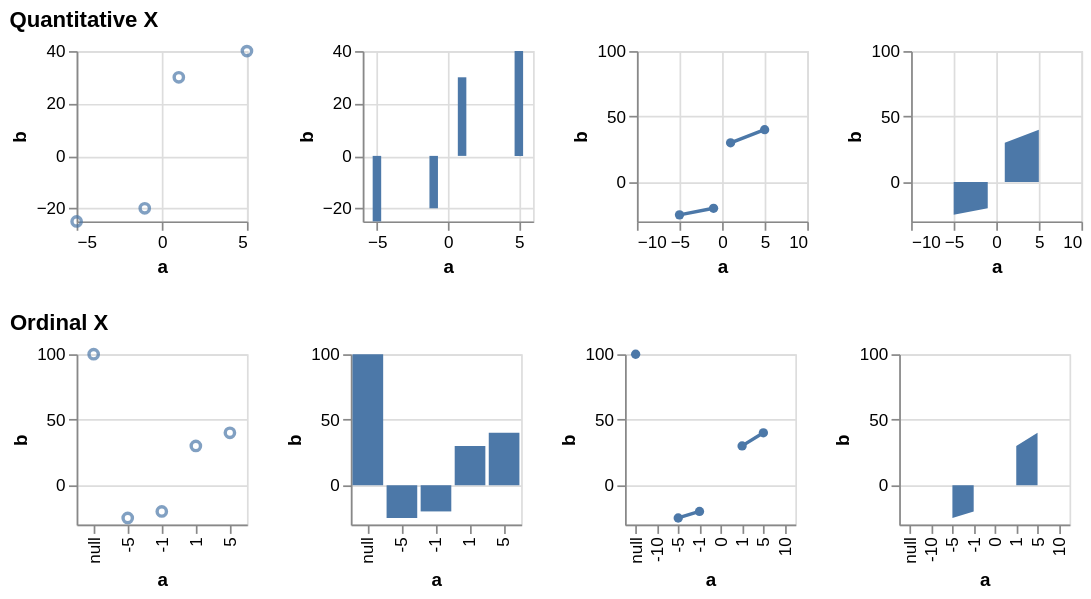

Vega-Lite specification for this chart:
### Vega specification from a JSON file in a GitHub repository (floating-point values rounded to 4 significant figures)
{"$schema": "https://vega.github.io/schema/vega/v5.json", "description": "Testing invalid", "background": "white", "padding": 5, "data": [{"name": "source_0", "values": [{"a": null, "b": 100}, {"a": -10, "b": null}, {"a": -5, "b": -25}, {"a": -1, "b": -20}, {"a": 0, "b": null}, {"a": 1, "b": 30}, {"a": 5, "b": 40}, {"a": 10, "b": null}]}, {"name": "data_0", "source": "source_0", "transform": [{"type": "formula", "expr": "toNumber(datum[\"a\"])", "as": "a"}]}, {"name": "data_2", "source": "data_0", "transform": [{"type": "filter", "expr": "isValid(datum[\"a\"]) && isFinite(+datum[\"a\"]) && isValid(datum[\"b\"]) && isFinite(+datum[\"b\"])"}]}, {"name": "data_3", "source": "data_0", "transform": [{"type": "stack", "groupby": ["a"], "field": "b", "sort": {"field": [], "order": []}, "as": ["b_start", "b_end"], "offset": "zero"}, {"type": "filter", "expr": "isValid(datum[\"a\"]) && isFinite(+datum[\"a\"]) && isValid(datum[\"b\"]) && isFinite(+datum[\"b\"])"}]}, {"name": "data_4", "source": "data_0", "transform": [{"type": "impute", "field": "b", "groupby": [], "key": "a", "method": "value", "value": 0}, {"type": "stack", "groupby": ["a"], "field": "b", "sort": {"field": [], "order": []}, "as": ["b_start", "b_end"], "offset": "zero"}]}, {"name": "data_5", "source": "data_0", "transform": [{"type": "filter", "expr": "isValid(datum[\"b\"]) && isFinite(+datum[\"b\"])"}]}, {"name": "data_6", "source": "data_0", "transform": [{"type": "stack", "groupby": ["a"], "field": "b", "sort": {"field": [], "order": []}, "as": ["b_start", "b_end"], "offset": "zero"}, {"type": "filter", "expr": "isValid(datum[\"b\"]) && isFinite(+datum[\"b\"])"}]}, {"name": "data_7", "source": "data_0", "transform": [{"type": "impute", "field": "b", "groupby": [], "key": "a", "method": "value", "value": 0}, {"type": "stack", "groupby": ["a"], "field": "b", "sort": {"field": [], "order": []}, "as": ["b_start", "b_end"], "offset": "zero"}]}], "signals": [{"name": "childHeight", "value": 100}, {"name": "concat_0_childWidth", "value": 100}, {"name": "concat_1_childWidth", "value": 100}], "layout": {"padding": 20, "columns": 1, "bounds": "full", "align": "each"}, "marks": [{"type": "group", "name": "concat_0_group", "title": {"text": "Quantitative X", "anchor": "start"}, "layout": {"padding": 20, "bounds": "full", "align": "each"}, "marks": [{"type": "group", "name": "concat_0_concat_0_group", "style": "cell", "encode": {"update": {"width": {"signal": "concat_0_childWidth"}, "height": {"signal": "childHeight"}}}, "marks": [{"name": "concat_0_concat_0_marks", "type": "symbol", "style": ["point"], "from": {"data": "data_2"}, "encode": {"update": {"opacity": {"value": 0.7}, "fill": {"value": "transparent"}, "stroke": {"value": "#4c78a8"}, "tooltip": {"signal": "{\"a\": format(datum[\"a\"], \"\"), \"b\": format(datum[\"b\"], \"\")}"}, "ariaRoleDescription": {"value": "point"}, "description": {"signal": "\"a: \" + (format(datum[\"a\"], \"\")) + \"; b: \" + (format(datum[\"b\"], \"\"))"}, "x": {"scale": "concat_0_concat_0_x", "field": "a"}, "y": {"scale": "concat_0_concat_0_y", "field": "b"}}}}], "axes": [{"scale": "concat_0_concat_0_x", "orient": "bottom", "gridScale": "concat_0_concat_0_y", "grid": true, "tickCount": {"signal": "ceil(concat_0_childWidth/40)"}, "domain": false, "labels": false, "aria": false, "maxExtent": 0, "minExtent": 0, "ticks": false, "zindex": 0}, {"scale": "concat_0_concat_0_y", "orient": "left", "gridScale": "concat_0_concat_0_x", "grid": true, "tickCount": {"signal": "ceil(childHeight/40)"}, "domain": false, "labels": false, "aria": false, "maxExtent": 0, "minExtent": 0, "ticks": false, "zindex": 0}, {"scale": "concat_0_concat_0_x", "orient": "bottom", "grid": false, "title": "a", "labelFlush": true, "labelOverlap": true, "tickCount": {"signal": "ceil(concat_0_childWidth/40)"}, "zindex": 0}, {"scale": "concat_0_concat_0_y", "orient": "left", "grid": false, "title": "b", "labelOverlap": true, "tickCount": {"signal": "ceil(childHeight/40)"}, "zindex": 0}]}, {"type": "group", "name": "concat_0_concat_1_group", "style": "cell", "encode": {"update": {"width": {"signal": "concat_0_childWidth"}, "height": {"signal": "childHeight"}}}, "marks": [{"name": "concat_0_concat_1_marks", "type": "rect", "style": ["bar"], "from": {"data": "data_3"}, "encode": {"update": {"fill": {"value": "#4c78a8"}, "tooltip": {"signal": "{\"a\": format(datum[\"a\"], \"\"), \"b\": format(datum[\"b\"], \"\")}"}, "ariaRoleDescription": {"value": "bar"}, "description": {"signal": "\"a: \" + (format(datum[\"a\"], \"\")) + \"; b: \" + (format(datum[\"b\"], \"\"))"}, "xc": {"scale": "concat_0_concat_1_x", "field": "a"}, "width": {"value": 5}, "y": {"scale": "concat_0_concat_1_y", "field": "b_end"}, "y2": {"scale": "concat_0_concat_1_y", "field": "b_start"}}}}], "axes": [{"scale": "concat_0_concat_1_x", "orient": "bottom", "gridScale": "concat_0_concat_1_y", "grid": true, "tickCount": {"signal": "ceil(concat_0_childWidth/40)"}, "domain": false, "labels": false, "aria": false, "maxExtent": 0, "minExtent": 0, "ticks": false, "zindex": 0}, {"scale": "concat_0_concat_1_y", "orient": "left", "gridScale": "concat_0_concat_1_x", "grid": true, "tickCount": {"signal": "ceil(childHeight/40)"}, "domain": false, "labels": false, "aria": false, "maxExtent": 0, "minExtent": 0, "ticks": false, "zindex": 0}, {"scale": "concat_0_concat_1_x", "orient": "bottom", "grid": false, "title": "a", "labelFlush": true, "labelOverlap": true, "tickCount": {"signal": "ceil(concat_0_childWidth/40)"}, "zindex": 0}, {"scale": "concat_0_concat_1_y", "orient": "left", "grid": false, "title": "b", "labelOverlap": true, "tickCount": {"signal": "ceil(childHeight/40)"}, "zindex": 0}]}, {"type": "group", "name": "concat_0_concat_2_group", "style": "cell", "encode": {"update": {"width": {"signal": "concat_0_childWidth"}, "height": {"signal": "childHeight"}}}, "marks": [{"name": "concat_0_concat_2_layer_0_marks", "type": "line", "style": ["line"], "sort": {"field": "datum[\"a\"]"}, "from": {"data": "data_0"}, "encode": {"update": {"stroke": {"value": "#4c78a8"}, "tooltip": {"signal": "{\"a\": format(datum[\"a\"], \"\"), \"b\": format(datum[\"b\"], \"\")}"}, "description": {"signal": "\"a: \" + (format(datum[\"a\"], \"\")) + \"; b: \" + (format(datum[\"b\"], \"\"))"}, "x": {"scale": "concat_0_concat_2_x", "field": "a"}, "y": {"scale": "concat_0_concat_2_y", "field": "b"}, "defined": {"signal": "isValid(datum[\"a\"]) && isFinite(+datum[\"a\"]) && isValid(datum[\"b\"]) && isFinite(+datum[\"b\"])"}}}}, {"name": "concat_0_concat_2_layer_1_marks", "type": "symbol", "style": ["point"], "from": {"data": "data_2"}, "encode": {"update": {"opacity": {"value": 1}, "fill": {"value": "#4c78a8"}, "tooltip": {"signal": "{\"a\": format(datum[\"a\"], \"\"), \"b\": format(datum[\"b\"], \"\")}"}, "ariaRoleDescription": {"value": "point"}, "description": {"signal": "\"a: \" + (format(datum[\"a\"], \"\")) + \"; b: \" + (format(datum[\"b\"], \"\"))"}, "x": {"scale": "concat_0_concat_2_x", "field": "a"}, "y": {"scale": "concat_0_concat_2_y", "field": "b"}}}}], "axes": [{"scale": "concat_0_concat_2_x", "orient": "bottom", "gridScale": "concat_0_concat_2_y", "grid": true, "tickCount": {"signal": "ceil(concat_0_childWidth/40)"}, "domain": false, "labels": false, "aria": false, "maxExtent": 0, "minExtent": 0, "ticks": false, "zindex": 0}, {"scale": "concat_0_concat_2_y", "orient": "left", "gridScale": "concat_0_concat_2_x", "grid": true, "tickCount": {"signal": "ceil(childHeight/40)"}, "domain": false, "labels": false, "aria": false, "maxExtent": 0, "minExtent": 0, "ticks": false, "zindex": 0}, {"scale": "concat_0_concat_2_x", "orient": "bottom", "grid": false, "title": "a", "labelFlush": true, "labelOverlap": true, "tickCount": {"signal": "ceil(concat_0_childWidth/40)"}, "zindex": 0}, {"scale": "concat_0_concat_2_y", "orient": "left", "grid": false, "title": "b", "labelOverlap": true, "tickCount": {"signal": "ceil(childHeight/40)"}, "zindex": 0}]}, {"type": "group", "name": "concat_0_concat_3_group", "style": "cell", "encode": {"update": {"width": {"signal": "concat_0_childWidth"}, "height": {"signal": "childHeight"}}}, "marks": [{"name": "concat_0_concat_3_marks", "type": "area", "style": ["area"], "sort": {"field": "datum[\"a\"]"}, "from": {"data": "data_4"}, "encode": {"update": {"orient": {"value": "vertical"}, "fill": {"value": "#4c78a8"}, "tooltip": {"signal": "{\"a\": format(datum[\"a\"], \"\"), \"b\": format(datum[\"b\"], \"\")}"}, "description": {"signal": "\"a: \" + (format(datum[\"a\"], \"\")) + \"; b: \" + (format(datum[\"b\"], \"\"))"}, "x": {"scale": "concat_0_concat_3_x", "field": "a"}, "y": {"scale": "concat_0_concat_3_y", "field": "b_end"}, "y2": {"scale": "concat_0_concat_3_y", "field": "b_start"}, "defined": {"signal": "isValid(datum[\"a\"]) && isFinite(+datum[\"a\"]) && isValid(datum[\"b\"]) && isFinite(+datum[\"b\"])"}}}}], "axes": [{"scale": "concat_0_concat_3_x", "orient": "bottom", "gridScale": "concat_0_concat_3_y", "grid": true, "tickCount": {"signal": "ceil(concat_0_childWidth/40)"}, "domain": false, "labels": false, "aria": false, "maxExtent": 0, "minExtent": 0, "ticks": false, "zindex": 0}, {"scale": "concat_0_concat_3_y", "orient": "left", "gridScale": "concat_0_concat_3_x", "grid": true, "tickCount": {"signal": "ceil(childHeight/40)"}, "domain": false, "labels": false, "aria": false, "maxExtent": 0, "minExtent": 0, "ticks": false, "zindex": 0}, {"scale": "concat_0_concat_3_x", "orient": "bottom", "grid": false, "title": "a", "labelFlush": true, "labelOverlap": true, "tickCount": {"signal": "ceil(concat_0_childWidth/40)"}, "zindex": 0}, {"scale": "concat_0_concat_3_y", "orient": "left", "grid": false, "title": "b", "labelOverlap": true, "tickCount": {"signal": "ceil(childHeight/40)"}, "zindex": 0}]}]}, {"type": "group", "name": "concat_1_group", "title": {"text": "Ordinal X", "anchor": "start"}, "layout": {"padding": 20, "bounds": "full", "align": "each"}, "marks": [{"type": "group", "name": "concat_1_concat_0_group", "style": "cell", "encode": {"update": {"width": {"signal": "concat_1_childWidth"}, "height": {"signal": "childHeight"}}}, "marks": [{"name": "concat_1_concat_0_marks", "type": "symbol", "style": ["point"], "from": {"data": "data_5"}, "encode": {"update": {"opacity": {"value": 0.7}, "fill": {"value": "transparent"}, "stroke": {"value": "#4c78a8"}, "tooltip": {"signal": "{\"a\": isValid(datum[\"a\"]) ? datum[\"a\"] : \"\"+datum[\"a\"], \"b\": format(datum[\"b\"], \"\")}"}, "ariaRoleDescription": {"value": "point"}, "description": {"signal": "\"a: \" + (isValid(datum[\"a\"]) ? datum[\"a\"] : \"\"+datum[\"a\"]) + \"; b: \" + (format(datum[\"b\"], \"\"))"}, "x": {"scale": "concat_1_concat_0_x", "field": "a"}, "y": {"scale": "concat_1_concat_0_y", "field": "b"}}}}], "axes": [{"scale": "concat_1_concat_0_y", "orient": "left", "gridScale": "concat_1_concat_0_x", "grid": true, "tickCount": {"signal": "ceil(childHeight/40)"}, "domain": false, "labels": false, "aria": false, "maxExtent": 0, "minExtent": 0, "ticks": false, "zindex": 0}, {"scale": "concat_1_concat_0_x", "orient": "bottom", "grid": false, "title": "a", "labelAlign": "right", "labelAngle": 270, "labelBaseline": "middle", "zindex": 0}, {"scale": "concat_1_concat_0_y", "orient": "left", "grid": false, "title": "b", "labelOverlap": true, "tickCount": {"signal": "ceil(childHeight/40)"}, "zindex": 0}]}, {"type": "group", "name": "concat_1_concat_1_group", "style": "cell", "encode": {"update": {"width": {"signal": "concat_1_childWidth"}, "height": {"signal": "childHeight"}}}, "marks": [{"name": "concat_1_concat_1_marks", "type": "rect", "style": ["bar"], "from": {"data": "data_6"}, "encode": {"update": {"fill": {"value": "#4c78a8"}, "tooltip": {"signal": "{\"a\": isValid(datum[\"a\"]) ? datum[\"a\"] : \"\"+datum[\"a\"], \"b\": format(datum[\"b\"], \"\")}"}, "ariaRoleDescription": {"value": "bar"}, "description": {"signal": "\"a: \" + (isValid(datum[\"a\"]) ? datum[\"a\"] : \"\"+datum[\"a\"]) + \"; b: \" + (format(datum[\"b\"], \"\"))"}, "x": {"scale": "concat_1_concat_1_x", "field": "a"}, "width": {"signal": "max(0.25, bandwidth('concat_1_concat_1_x'))"}, "y": {"scale": "concat_1_concat_1_y", "field": "b_end"}, "y2": {"scale": "concat_1_concat_1_y", "field": "b_start"}}}}], "axes": [{"scale": "concat_1_concat_1_y", "orient": "left", "gridScale": "concat_1_concat_1_x", "grid": true, "tickCount": {"signal": "ceil(childHeight/40)"}, "domain": false, "labels": false, "aria": false, "maxExtent": 0, "minExtent": 0, "ticks": false, "zindex": 0}, {"scale": "concat_1_concat_1_x", "orient": "bottom", "grid": false, "title": "a", "labelAlign": "right", "labelAngle": 270, "labelBaseline": "middle", "zindex": 0}, {"scale": "concat_1_concat_1_y", "orient": "left", "grid": false, "title": "b", "labelOverlap": true, "tickCount": {"signal": "ceil(childHeight/40)"}, "zindex": 0}]}, {"type": "group", "name": "concat_1_concat_2_group", "style": "cell", "encode": {"update": {"width": {"signal": "concat_1_childWidth"}, "height": {"signal": "childHeight"}}}, "marks": [{"name": "concat_1_concat_2_layer_0_marks", "type": "line", "style": ["line"], "sort": {"field": "datum[\"a\"]"}, "from": {"data": "data_0"}, "encode": {"update": {"stroke": {"value": "#4c78a8"}, "tooltip": {"signal": "{\"a\": isValid(datum[\"a\"]) ? datum[\"a\"] : \"\"+datum[\"a\"], \"b\": format(datum[\"b\"], \"\")}"}, "description": {"signal": "\"a: \" + (isValid(datum[\"a\"]) ? datum[\"a\"] : \"\"+datum[\"a\"]) + \"; b: \" + (format(datum[\"b\"], \"\"))"}, "x": {"scale": "concat_1_concat_2_x", "field": "a"}, "y": {"scale": "concat_1_concat_2_y", "field": "b"}, "defined": {"signal": "isValid(datum[\"b\"]) && isFinite(+datum[\"b\"])"}}}}, {"name": "concat_1_concat_2_layer_1_marks", "type": "symbol", "style": ["point"], "from": {"data": "data_5"}, "encode": {"update": {"opacity": {"value": 1}, "fill": {"value": "#4c78a8"}, "tooltip": {"signal": "{\"a\": isValid(datum[\"a\"]) ? datum[\"a\"] : \"\"+datum[\"a\"], \"b\": format(datum[\"b\"], \"\")}"}, "ariaRoleDescription": {"value": "point"}, "description": {"signal": "\"a: \" + (isValid(datum[\"a\"]) ? datum[\"a\"] : \"\"+datum[\"a\"]) + \"; b: \" + (format(datum[\"b\"], \"\"))"}, "x": {"scale": "concat_1_concat_2_x", "field": "a"}, "y": {"scale": "concat_1_concat_2_y", "field": "b"}}}}], "axes": [{"scale": "concat_1_concat_2_y", "orient": "left", "gridScale": "concat_1_concat_2_x", "grid": true, "tickCount": {"signal": "ceil(childHeight/40)"}, "domain": false, "labels": false, "aria": false, "maxExtent": 0, "minExtent": 0, "ticks": false, "zindex": 0}, {"scale": "concat_1_concat_2_x", "orient": "bottom", "grid": false, "title": "a", "labelAlign": "right", "labelAngle": 270, "labelBaseline": "middle", "zindex": 0}, {"scale": "concat_1_concat_2_y", "orient": "left", "grid": false, "title": "b", "labelOverlap": true, "tickCount": {"signal": "ceil(childHeight/40)"}, "zindex": 0}]}, {"type": "group", "name": "concat_1_concat_3_group", "style": "cell", "encode": {"update": {"width": {"signal": "concat_1_childWidth"}, "height": {"signal": "childHeight"}}}, "marks": [{"name": "concat_1_concat_3_marks", "type": "area", "style": ["area"], "sort": {"field": "datum[\"a\"]"}, "from": {"data": "data_7"}, "encode": {"update": {"orient": {"value": "vertical"}, "fill": {"value": "#4c78a8"}, "tooltip": {"signal": "{\"a\": isValid(datum[\"a\"]) ? datum[\"a\"] : \"\"+datum[\"a\"], \"b\": format(datum[\"b\"], \"\")}"}, "description": {"signal": "\"a: \" + (isValid(datum[\"a\"]) ? datum[\"a\"] : \"\"+datum[\"a\"]) + \"; b: \" + (format(datum[\"b\"], \"\"))"}, "x": {"scale": "concat_1_concat_3_x", "field": "a"}, "y": {"scale": "concat_1_concat_3_y", "field": "b_end"}, "y2": {"scale": "concat_1_concat_3_y", "field": "b_start"}, "defined": {"signal": "isValid(datum[\"b\"]) && isFinite(+datum[\"b\"])"}}}}], "axes": [{"scale": "concat_1_concat_3_y", "orient": "left", "gridScale": "concat_1_concat_3_x", "grid": true, "tickCount": {"signal": "ceil(childHeight/40)"}, "domain": false, "labels": false, "aria": false, "maxExtent": 0, "minExtent": 0, "ticks": false, "zindex": 0}, {"scale": "concat_1_concat_3_x", "orient": "bottom", "grid": false, "title": "a", "labelAlign": "right", "labelAngle": 270, "labelBaseline": "middle", "zindex": 0}, {"scale": "concat_1_concat_3_y", "orient": "left", "grid": false, "title": "b", "labelOverlap": true, "tickCount": {"signal": "ceil(childHeight/40)"}, "zindex": 0}]}]}], "scales": [{"name": "concat_0_concat_0_x", "type": "linear", "domain": {"data": "data_2", "field": "a"}, "range": [0, {"signal": "concat_0_childWidth"}], "nice": true, "zero": true}, {"name": "concat_0_concat_0_y", "type": "linear", "domain": {"data": "data_2", "field": "b"}, "range": [{"signal": "childHeight"}, 0], "nice": true, "zero": true}, {"name": "concat_0_concat_1_x", "type": "linear", "domain": {"data": "data_3", "field": "a"}, "range": [0, {"signal": "concat_0_childWidth"}], "nice": true, "zero": false, "padding": 5}, {"name": "concat_0_concat_1_y", "type": "linear", "domain": {"data": "data_3", "fields": ["b_start", "b_end"]}, "range": [{"signal": "childHeight"}, 0], "nice": true, "zero": true}, {"name": "concat_0_concat_2_x", "type": "linear", "domain": {"fields": [{"data": "data_0", "field": "a"}, {"data": "data_2", "field": "a"}]}, "range": [0, {"signal": "concat_0_childWidth"}], "nice": true, "zero": false}, {"name": "concat_0_concat_2_y", "type": "linear", "domain": {"fields": [{"data": "data_0", "field": "b"}, {"data": "data_2", "field": "b"}]}, "range": [{"signal": "childHeight"}, 0], "nice": true, "zero": true}, {"name": "concat_0_concat_3_x", "type": "linear", "domain": {"data": "data_4", "field": "a"}, "range": [0, {"signal": "concat_0_childWidth"}], "nice": true, "zero": false}, {"name": "concat_0_concat_3_y", "type": "linear", "domain": {"data": "data_4", "fields": ["b_start", "b_end"]}, "range": [{"signal": "childHeight"}, 0], "nice": true, "zero": true}, {"name": "concat_1_concat_0_x", "type": "point", "domain": {"data": "data_5", "field": "a", "sort": true}, "range": [0, {"signal": "concat_1_childWidth"}], "padding": 0.5}, {"name": "concat_1_concat_0_y", "type": "linear", "domain": {"data": "data_5", "field": "b"}, "range": [{"signal": "childHeight"}, 0], "nice": true, "zero": true}, {"name": "concat_1_concat_1_x", "type": "band", "domain": {"data": "data_6", "field": "a", "sort": true}, "range": [0, {"signal": "concat_1_childWidth"}], "paddingInner": 0.1, "paddingOuter": 0.05}, {"name": "concat_1_concat_1_y", "type": "linear", "domain": {"data": "data_6", "fields": ["b_start", "b_end"]}, "range": [{"signal": "childHeight"}, 0], "nice": true, "zero": true}, {"name": "concat_1_concat_2_x", "type": "point", "domain": {"fields": [{"data": "data_0", "field": "a"}, {"data": "data_5", "field": "a"}], "sort": true}, "range": [0, {"signal": "concat_1_childWidth"}], "padding": 0.5}, {"name": "concat_1_concat_2_y", "type": "linear", "domain": {"fields": [{"data": "data_0", "field": "b"}, {"data": "data_5", "field": "b"}]}, "range": [{"signal": "childHeight"}, 0], "nice": true, "zero": true}, {"name": "concat_1_concat_3_x", "type": "point", "domain": {"data": "data_7", "field": "a", "sort": true}, "range": [0, {"signal": "concat_1_childWidth"}], "padding": 0.5}, {"name": "concat_1_concat_3_y", "type": "linear", "domain": {"data": "data_7", "fields": ["b_start", "b_end"]}, "range": [{"signal": "childHeight"}, 0], "nice": true, "zero": true}], "config": {"mark": {"tooltip": true}}}
